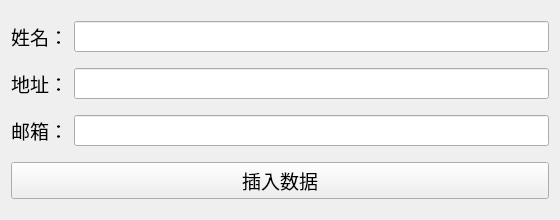
<?xml version="1.0" encoding="UTF-8"?>
<ui version="4.0">
 <class>Widget</class>
 <widget class="QWidget" name="Widget">
  <property name="geometry">
   <rect>
    <x>0</x>
    <y>0</y>
    <width>560</width>
    <height>220</height>
   </rect>
  </property>
  <property name="windowTitle">
   <string>插入数据</string>
  </property>
  <layout class="QVBoxLayout" name="verticalLayout">
   <item>
    <layout class="QHBoxLayout" name="horizontalLayout">
     <item>
      <widget class="QLabel" name="label">
       <property name="font">
        <font>
         <family>黑体</family>
         <pointsize>14</pointsize>
        </font>
       </property>
       <property name="text">
        <string>姓名：</string>
       </property>
      </widget>
     </item>
     <item>
      <widget class="QLineEdit" name="lineEdit_name">
       <property name="font">
        <font>
         <family>黑体</family>
         <pointsize>12</pointsize>
        </font>
       </property>
      </widget>
     </item>
    </layout>
   </item>
   <item>
    <layout class="QHBoxLayout" name="horizontalLayout_2">
     <item>
      <widget class="QLabel" name="label_2">
       <property name="font">
        <font>
         <family>黑体</family>
         <pointsize>14</pointsize>
        </font>
       </property>
       <property name="text">
        <string>地址：</string>
       </property>
      </widget>
     </item>
     <item>
      <widget class="QLineEdit" name="lineEdit_address">
       <property name="font">
        <font>
         <family>黑体</family>
         <pointsize>12</pointsize>
        </font>
       </property>
      </widget>
     </item>
    </layout>
   </item>
   <item>
    <layout class="QHBoxLayout" name="horizontalLayout_3">
     <item>
      <widget class="QLabel" name="label_3">
       <property name="font">
        <font>
         <family>黑体</family>
         <pointsize>14</pointsize>
        </font>
       </property>
       <property name="text">
        <string>邮箱：</string>
       </property>
      </widget>
     </item>
     <item>
      <widget class="QLineEdit" name="lineEdit_email">
       <property name="font">
        <font>
         <family>黑体</family>
         <pointsize>12</pointsize>
        </font>
       </property>
      </widget>
     </item>
    </layout>
   </item>
   <item>
    <widget class="QPushButton" name="pushButton">
     <property name="font">
      <font>
       <family>黑体</family>
       <pointsize>14</pointsize>
      </font>
     </property>
     <property name="text">
      <string>插入数据</string>
     </property>
    </widget>
   </item>
  </layout>
 </widget>
 <resources/>
 <connections/>
</ui>
